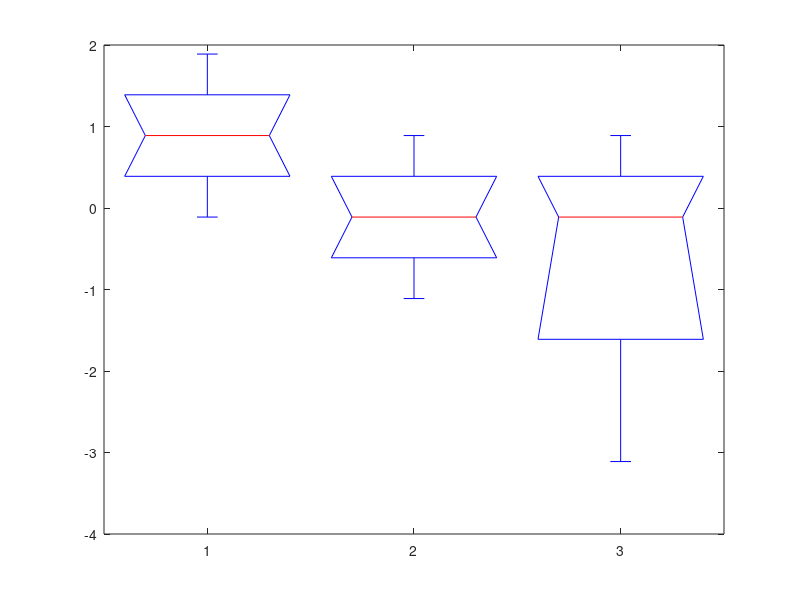
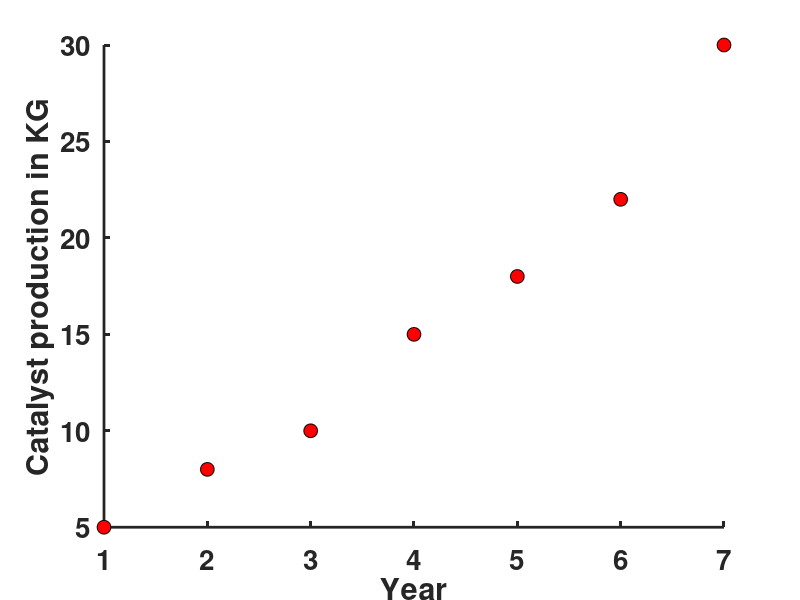
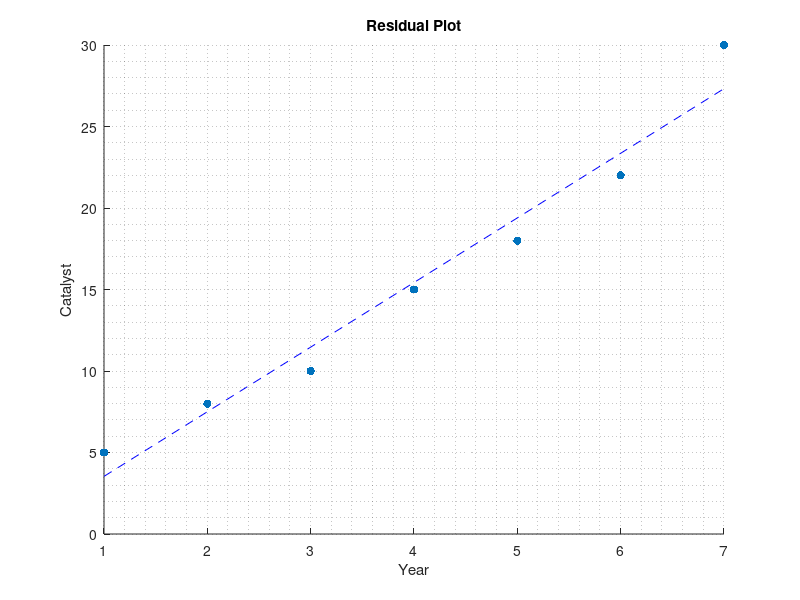
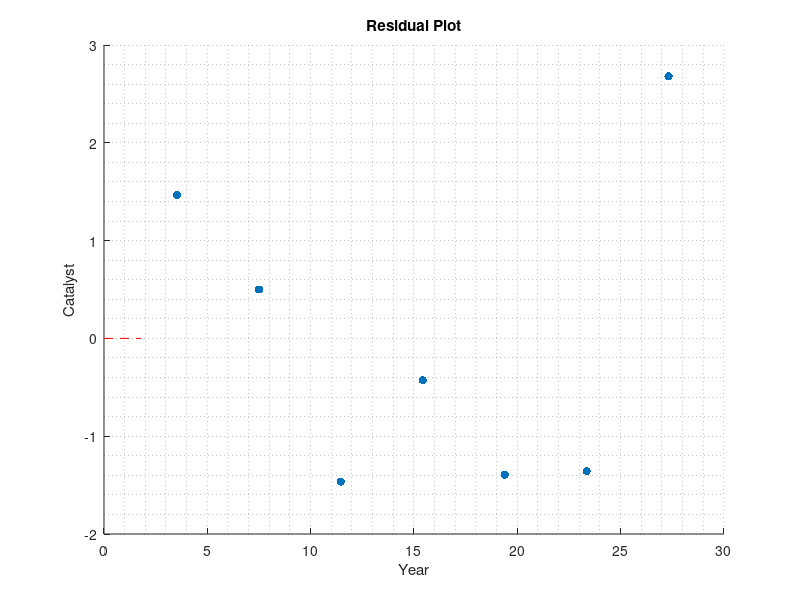

Recreate these plots in MATLAB, in order.
%calculation of one way ANOVA
mat = [10 9 5; 8 7 9; 9 8 8];
[p,tb1,stats] =anova1(mat);


year=[1 2 3 4 5 6 7]';
catalyst=[5 8 10 15 18 22 30]';

%2D Scatter Plot
Y=[year catalyst];
figure(2);
scatter(Y(:,1),Y(:,2),100,'MarkerEdgeColor','k','MarkerFaceColor','r')
xlabel('Year')
ylabel('Catalyst production in KG')
set(gca,'box','off','linewidth',2,'fontsize',20,'fontweight','bold')

%% Calculation of alpha beta and regression 
%Part5d
x = [1 2 3 4 5 6 7]';
y = [5 8 10 15 18 22 30]';

X1 = [ones(size(x)) x];
b = regress(y,X1)

%calculation oif cavariance ofl x and Y
fprintf('The covariance for the given data is found as:')
cov(x,y)

%% Que1-c Residual Plot
%Part5e

figure(4) 
scatter(x,y,'filled')
hold on
title('Scatter Plot')
x0 = min(x):1:max(x);
yfit = b(1) + b(2)*x0 ;
plot([x0(1) x0(size(x0))],[yfit(1) yfit(size(x0))],'--b')
title('Residual Plot');
xlabel('Year')
ylabel('Catalyst')
grid minor

% Residual Plot
ys = b(1) + b(2)*x;
yr = y - ys;

figure(5)
scatter(ys,yr,'filled')
hold on
title('Residual Plot')
plot([0 1.8],[0 0],'--r')
ylabel('Catalyst')
xlabel('Year')
grid minor

